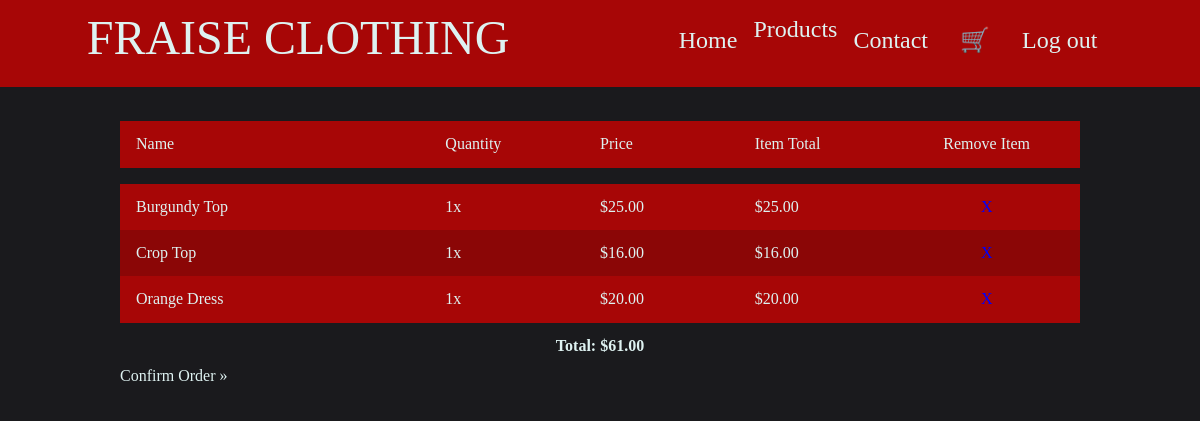
Page /cart (signed in) on the committed database.
### tables this page shows
CREATE TABLE product
(
	id integer
		constraint product_pk
			primary key autoincrement,
	name varchar(30),
	description varchar(300),
	volume char(6),
	image varchar(30),
	price decimal(4,2)
);

### app.py (the view)
@app.route('/cart')
def render_cart():
    if not is_logged_in():
        return redirect('/login')
    userid = session['userid']
    query = "SELECT productid FROM cart WHERE userid=?;"
    con = create_connection(DB_NAME)
    cur = con.cursor()
    cur.execute(query, (userid,))
    product_ids = cur.fetchall()
    if len(product_ids) == 0:
        return redirect('/women?error=Cart+empty')
    for i in range(len(product_ids)):
        product_ids[i] = product_ids[i][0]
    unique_product_ids = list(set(product_ids))
    for i in range(len(unique_product_ids)):
        product_count = product_ids.count(unique_product_ids[i])
        unique_product_ids[i] = [unique_product_ids[i], product_count]
    query = """SELECT name, price FROM product WHERE id = ?"""
    for item in unique_product_ids:
        cur.execute(query, (item[0],))
        item_details = cur.fetchall()
        item.append(item_details[0][0])
        item.append(item_details[0][1])
    con.close()
    print(unique_product_ids)
    return render_template('cart.html', cart_data=unique_product_ids, logged_in=is_logged_in())

### app.py (called while the page is built)
def create_connection(db_file):
    try:
        connection = sqlite3.connect(db_file)
        connection.execute('pragma foreign_keys=ON')
        return connection
    except Error as e:
        print(e)
    return None

def is_logged_in():
    if session.get("email") is None:
        print("not logged in")
        return False
    else:
        print("logged in")
        return True

### templates/cart.html (shortened to what this page needs)
{% extends 'base.html' %}
{% block main %}
    {% set ns=namespace(total = 0) %}
<table class="cart-table">
<div class="cart">
   <div class="cart-item">
       <div class="item-name">
           Name
       </div>
       <div class="item-description">
           <div>
               Quantity
           </div>
           <div>
               Price
           </div>
           <div>
               Item Total
           </div>
       </div>
       <div class="item-delete mobile-column">
           Remove Item
       </div>
   </div>
   {% for item in cart_data %}
       <div class="cart-item">
           <div class="item-name">
               {{ item[2] }}
           </div>
           <div class="item-description">
               <div>
                   {{ item[1] }}x
               </div>
               <div>
                   ${{ "{:.2f}".format(item[3]) }}
               </div>
               <div>
                   ${{ "{:.2f}".format(item[3] * item[1]) }}
               </div>
               {% set ns.total = ns.total + item[3] * item[1] %}
           </div>
           <div class="item-delete mobile-column">
               <a href="/removefromcart/{{ item[0] }}">X</a>
           </div>
       </div>
   {% endfor %}
</div>
<div class="cart-total">
   Total: ${{ "{:.2f}".format(ns.total) }}
</div>
</table>
    <div>
        <a href="/confirmorder">Confirm Order &raquo;</a>
    </div>
{% endblock %}

### static/yeet2.css (style rules this page uses)
* { font-family: 'American Typewriter', serif; padding: 0; margin: 0; color:#def2f1; box-sizing: border-box; }
body { background-color: #1A1A1D; }
html { line-height: 0.9; }
a, a:visited { color: #def2f1; text-decoration: none; }
table { border-collapse: collapse; }
.cart-total { font-weight: bold; }
.cart { margin: 1em 0; display: flex; flex-direction: column; width: 80vw; }
.cart-item:first-of-type { margin-bottom: 1em; }
.cart-item { background-color: #a70606; padding: 1em; display: grid; grid-template-columns: 2fr 3fr 1fr; }
.cart-item:first-of-type { background-color: #a70606 !important; }
.cart-item:nth-of-type(2n + 1) { background-color: #8b0606; }
.item-description { display: grid; grid-template-columns: 1fr 1fr 1fr; }
.item-delete { text-align: center; }
.item-delete a { color: blue; }
.cart-total { text-align: center; margin-bottom: 1em; }
* { box-sizing:border-box }

### rows in the picture
product: name "Burgundy Top", item "1", price "25.00", item[3]*item[1] "25.00"
product: name "Crop Top", item "1", price "16.00", item[3]*item[1] "16.00"
product: name "Orange Dress", item "1", price "20.00", item[3]*item[1] "20.00"

### other values in the picture
{{ "{:.2f}".format(ns.total) }} "61.00"
